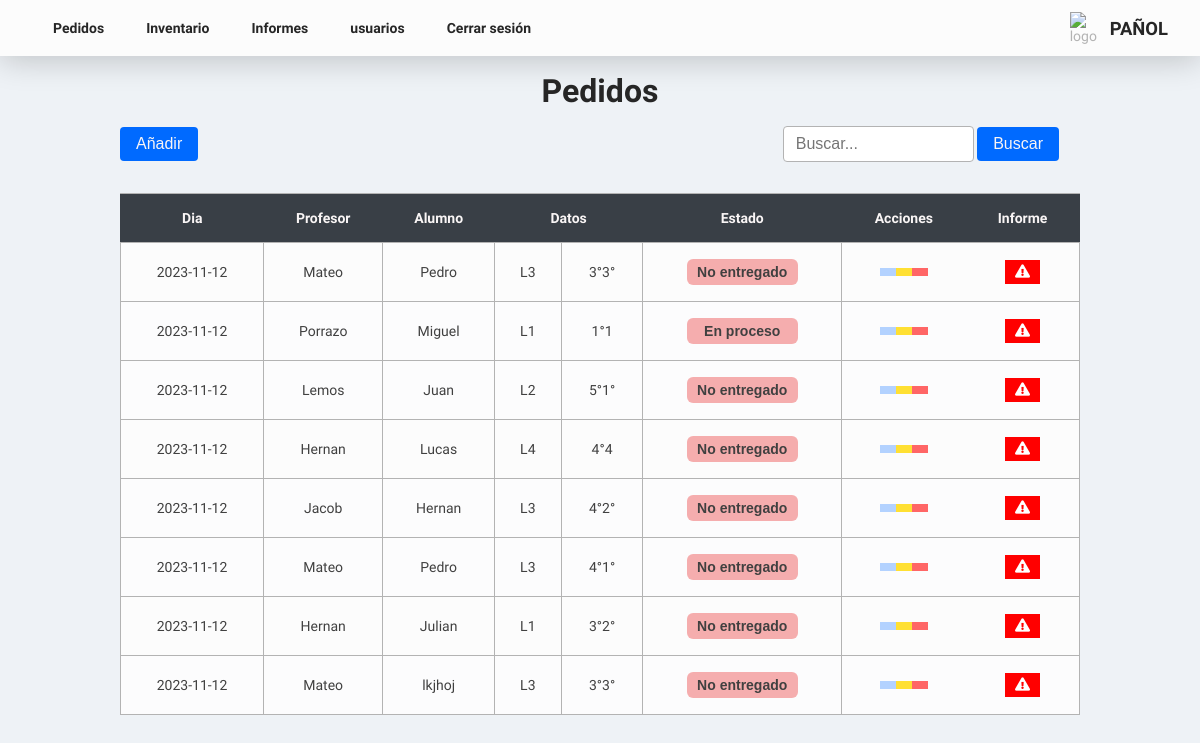
Page /pages/orders.php (signed in) on the committed database.
### tables this page shows
CREATE TABLE `pedidos` (
  `id_pedido` int(10) UNSIGNED NOT NULL,
  `dia` date DEFAULT NULL,
  `profesor` varchar(255) DEFAULT NULL,
  `alumno` varchar(255) DEFAULT NULL,
  `salon` varchar(255) DEFAULT NULL,
  `curso` varchar(255) DEFAULT NULL,
  `estado` varchar(30) DEFAULT NULL
);

### php/search/search_orders.php (called while the page is built, shortened)
<?php
$sql = "SELECT * FROM pedidos";
$orders = mysqli_query($conexion, $sql);
?>

### pages/orders.php (the view, shortened to what this page needs)
<?php
include('../php/connect_bd.php');
include('../php/search/search_orders.php');
?>
<!DOCTYPE html>
<html lang="es">
<head>
  <link rel="stylesheet" href="../assets/css/style.css" />
  <link href="https://cdn.jsdelivr.net/npm/remixicon@3.4.0/fonts/remixicon.css" rel="stylesheet" />
  <link rel="stylesheet" href="https://cdnjs.cloudflare.com/ajax/libs/font-awesome/5.15.3/css/all.min.css">
</head>
<body>
<header class="hero">
    <nav class="nav">
      <ul class="nav__list">
        <li class="nav__iteam">
          <a href="orders.php" class="nav__link">Pedidos</a>
        </li>
        <li class="nav__iteam">
          <a href="inventory.php" class="nav__link">Inventario</a>
        </li>
        <?php
    $allowedRoles = ['admin', 'panol'];
    if (in_array($_SESSION['rol'], $allowedRoles)) {
        echo '<li class="nav__iteam">
        <a href="reports.php" class="nav__link">Informes</a>
      </li>';
    }
    $allowedRoles = ['admin'];
    if (in_array($_SESSION['rol'], $allowedRoles)){
      echo '<li class="nav__iteam">
      <a href="users.php" class="nav__link">usuarios</a>
    </li>';
    }
    ?>
        <li class="nav__iteam">
          <a href="../php/logout.php" class="nav__link">Cerrar sesión</a>
        </li>
      </ul>
    </nav>
    <div class="hero__logo hero__logo-0">
      <img class="hero__logo-img" src="https://avatars.githubusercontent.com/u/6693385?s=200&v=4" alt="logo" />
      <h2 class="title__hero">Pañol</h2>
    </div>
  </header>
  <section class="section__pedidos">
    <div class="title__section">
      <h1 class="section__title">Pedidos</h1>
    </div>
    <div class="action__div">
      <div class="add__div">
        <button class="btn__blue">
          <a href="form_newOrders.php" class="btn__blue--text">
            Añadir
          </a>
        </button>
      </div>
      <form method="GET" action="orders.php">
        <div class="search__container">
          <input name="search" type="search" class="search__input" placeholder="Buscar..." />
          <button class="btn__blue" type="submit" name="enviar">
            <p class="btn__blue--text">Buscar</p>
          </button>
        </div>
      </form>
    </div>
  </section>
  <section class="section__table">
    <div class="table__responsive">
      <table class="table">
        <thead class="table__header">
          <tr class="tr">
            <th class="table__header-item table__header-item-0">Dia</th>
            <th class="table__header-item">Profesor</th>
            <th class="table__header-item">Alumno</th>
            <th class="table__header-item" colspan="2">Datos</th>
            <th class="table__header-item">Estado</th>
            <th class="table__header-item">Acciones</th>
            <th class="table__header-item">Informe</th>
          </tr>
        </thead>
        <tbody>
          <?php
          while ($row = mysqli_fetch_assoc($orders)) {
            $rowId = $row['id_pedido'];
          ?>
            <tr class="tr" data-row-id="<?php echo $rowId; ?>">
              <td class="table__cell table__cell-0">
                <?php echo $row['dia']; ?>
              </td>
              <td class="table__cell">
                <?php echo $row['profesor']; ?>
              </td>
              <td class="table__cell">
                <?php echo $row['alumno']; ?>
              </td>
              <td class="table__cell">
                <?php echo $row['salon']; ?>
              </td>
              <td class="table__cell">
                <?php echo $row['curso']; ?>
              </td>
              <td class="table__cell">
                <div class="status-dropdown">
                  <select class="status-select" data-row-id="<?php echo $rowId; ?>">
                    <option value="no_entregado" <?php if ($row['estado'] === 'no_entregado') echo 'selected'; ?>>No entregado</option>
                    <option value="en_proceso" <?php if ($row['estado'] === 'en_proceso') echo 'selected'; ?>>En proceso</option>
                  </select>
                </div>
              </td>
              <td class="table__cell">
    <div class="btn-group">
        <?php
$allowedRoles = ['panol', 'admin'];
if (in_array($_SESSION['rol'], $allowedRoles)) {
    echo '<a href="#" class="btn__table btn__table-blue" data-row-id="' . $rowId . '"><i class="ri-eye-fill"></i></a>';
    echo '<a href="form_editOrders.php?edit=' . $row['id_pedido'] . '" class="btn__table btn__table-yellow"><i class="ri-pencil-fill"></i></a>';
    echo '<a href="../php/deleteOrder.php?id_pedido=' . $row['id_pedido'] . '" class="btn__table btn__table-red delete-button" delete-id="' . $rowId . '" id="deleteOrder"><i class="ri-close-circle-fill"></i></a>';
}
?>
    </div>
</td>
<td>
<?php
if (in_array($_SESSION['rol'], $allowedRoles)) {
    echo '<button class="btn__popup fas fa-exclamation-triangle" onclick="openPopup(\'' . $row['profesor'] . '\', \'' . $row['curso'] . '\', \'' . $row['dia'] . '\')" ></button>';
} else {
    echo '<button class="btn__popup fas fa-exclamation-triangle" style="background-color: #CCCCCC;" disabled></button>';
}
?>
</td>
            </tr>
            <?php
            $sql_detalles = "SELECT * FROM detalles_pedidos WHERE id_pedido = $rowId";
            $detalles = mysqli_query($conexion, $sql_detalles);
            ?>
            <?php
            while ($row = mysqli_fetch_assoc($detalles)) {
            ?>
              <tr class="custom-dropdown-row" style="display: none;" data-row-id="<?php echo $rowId; ?>">
                <td colspan="4" class="table__cell" style="background-color: rgba(255, 255, 27, 0.470);">
                  <?php echo $row['herramienta']; ?>
                </td>
                <td colspan="2" class="table__cell" style="background-color: rgba(255, 255, 27, 0.470);">
                  <?php echo $row['cantidad_solicitada']; ?>
                </td>
                <td colspan="2" class="table__cell amount-column" style="background-color: rgba(255, 255, 27, 0.470);">
                <div class="content-select">
<form method="post" action="../php/devolution.php">
  <input type="hidden" name="detalle_pedido_id" value="<?php echo $row['id']; ?>">
  <select name="cantidad_devoluciones" id="cantidad_devoluciones">
    <?php
    $cantidad = $row['cantidad_solicitada'];
    for ($i = 0; $i <= $cantidad; $i++) {
      $selected = ($i == $row['devoluciones']) ? 'selected' : '';
      echo "<option value='$i ' $selected>$i</option>";
    }
    $allowedRoles = ['admin', 'panol'];
    if (in_array($_SESSION['rol'], $allowedRoles)) {
      echo '
      <input class="btn__blue-mini" type="submit" value="Guardar">';
   }
    ?>
  </select>
</form>
<i class="flecha__numbers"></i>
</div>
                </td>
              </tr>
            <?php
            }}
            ?>
        </tbody>
      </table>
    </div>
  </section>
</body>
</html>

### rows in the picture
pedidos: dia "2023-11-12", profesor "Mateo", alumno "Pedro", salon "L3", curso "3°3°", id_pedido "No entregado"
pedidos: dia "2023-11-12", profesor "Porrazo", alumno "Miguel", salon "L1", curso "1°1", estado+id_pedido "En proceso"
pedidos: dia "2023-11-12", profesor "Lemos", alumno "Juan", salon "L2", curso "5°1°", id_pedido "No entregado"
pedidos: dia "2023-11-12", profesor "Hernan", alumno "Lucas", salon "L4", curso "4°4", id_pedido "No entregado"
pedidos: dia "2023-11-12", profesor "Jacob", alumno "Hernan", salon "L3", curso "4°2°", id_pedido "No entregado"
pedidos: dia "2023-11-12", profesor "Mateo", alumno "Pedro", salon "L3", curso "4°1°", id_pedido "No entregado"
pedidos: dia "2023-11-12", profesor "Hernan", alumno "Julian", salon "L1", curso "3°2°", id_pedido "No entregado"
pedidos: dia "2023-11-12", profesor "Mateo", alumno "lkjhoj", salon "L3", curso "3°3°", id_pedido "No entregado"
